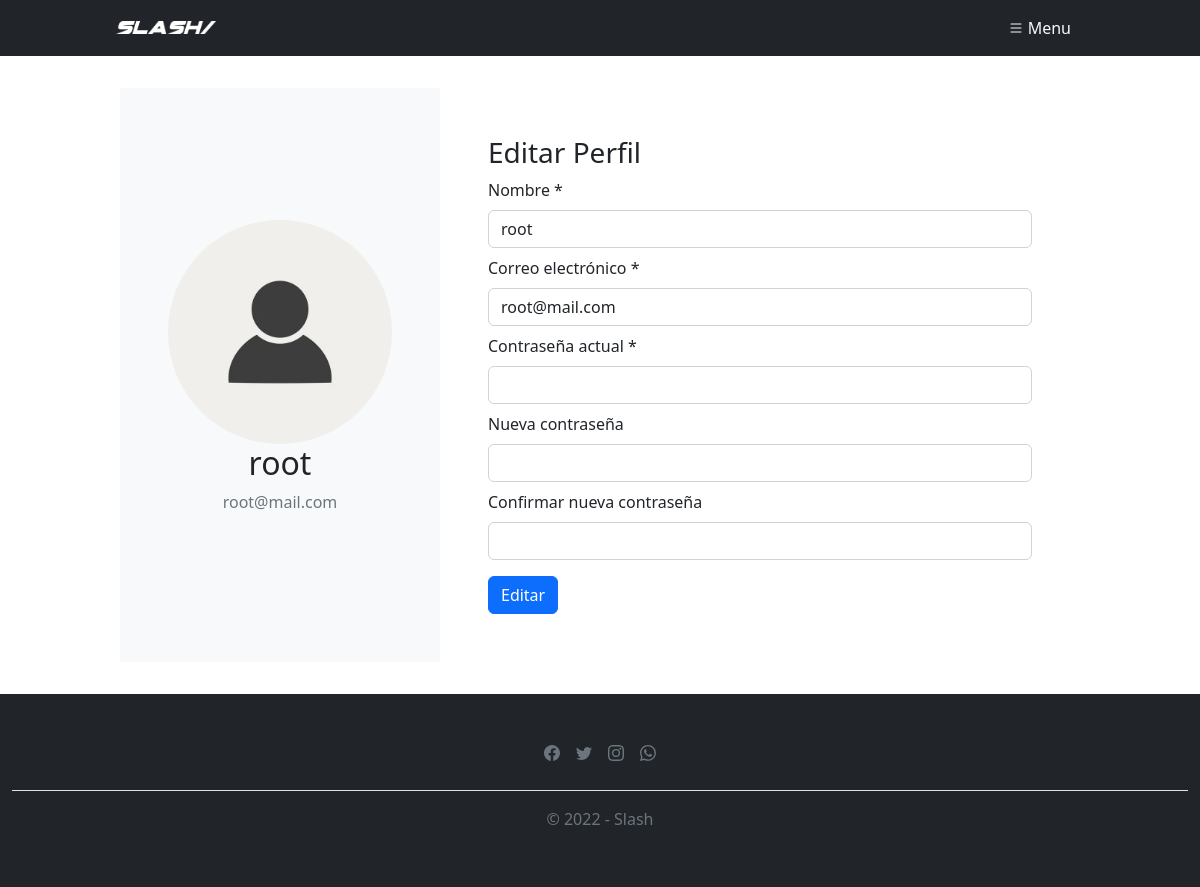
The page /Vista/Perfil/index.php (signed in) on the database its author committed.
### tables this page shows
CREATE TABLE `usuario` (
  `idusuario` bigint(20) NOT NULL,
  `usnombre` varchar(50) NOT NULL,
  `uspass` varchar(150) NOT NULL,
  `usmail` varchar(50) NOT NULL,
  `usdeshabilitado` timestamp NULL DEFAULT NULL
);

### Modelo/Conector/BaseDatos.php (called while the page is built, shortened)
<?php
class BaseDatos extends PDO {
  	private $indice;
  	private $resultado;
    public function __construct(){
        $this->indice =0;
    }
    private function setIndice ($valor){
        $this->indice = $valor;
    }
    private function getIndice (){
        return $this->indice;
    }
    private function setResultado($valor){
        $this->resultado = $valor;
    }
    private function getResultado(){
       return $this->resultado;
    }
    public function Ejecutar($sql){
        if (stristr($sql,"select")){
            $resp =  $this->EjecutarSelect($sql);
        }
        return $resp;
    }
    private function EjecutarSelect($sql){
        $cant = -1;
        $resultado=parent::query($sql);
        if(!$resultado){
            $this->analizarDebug();
        }else {
            $arregloResult = $resultado->fetchAll();
            $cant = count($arregloResult);
        }
        return $cant;
    }
    public function Registro() {
        $filaActual = false;
        $indiceActual = $this->getIndice();
        if ($indiceActual>=0) {
            $filas = $this->getResultado();
            if($indiceActual<count($filas)){
                $filaActual =  $filas[$indiceActual];
            }else {
                $this->setIndice(-1);
            }
        }
        return $filaActual;
    }
}

### Modelo/Usuario.php (called while the page is built, shortened)
<?php
class Usuario extends BaseDatos{
    private $nombre;
    private $mail;
    public function __construct()
    {
        $this->nombre = null;
        $this->mail = null;
    }
    public function getNombre(){
        return $this->nombre;
    }
    public function setNombre($nombre){
        $this->nombre = $nombre;
    }
    public function getMail(){
        return $this->mail;
    }
    public function setMail($mail){
        $this->mail = $mail;
    }
    public function listar($condicion = ""){
        $arreglo = null;
        $consulta = "SELECT * FROM usuario";
        if($condicion != ""){
            $consulta .= " WHERE " . $condicion;
        }
        if($this->Iniciar()){
            if($this->Ejecutar($consulta)){
                $arreglo = [];
                while($fila = $this->Registro()){
                    $objUsuario = new Usuario();
                    $objUsuario->cargar(
                        $fila["idusuario"],
                        $fila["usnombre"],
                        $fila["uspass"],
                        $fila["usmail"],
                        $fila["usdeshabilitado"]
                    );
                    array_push($arreglo, $objUsuario);
                }
            }else{$this->setMensajeOperacion("usuario->listar: ".$this->getError());}
        }else{$this->setMensajeOperacion("usuario->listar: ".$this->getError());}
        return $arreglo;
    }
}
?>

### Control/AbmUsuario.php (called while the page is built, shortened)
<?php
class AbmUsuario{
    public function buscar($param){
        $where = " true ";
        $claves = ["id","nombre","pass","mail","deshabilitado"];
        $db = ["idusuario", "usnombre", "uspass", "usmail", "usdeshabilitado"];
        if ($param<>null){
            for($i = 0; $i < count($claves); $i++){
                if(isset($param[$claves[$i]])){
                    $where.= " and " . $db[$i] . " = '". $param[$claves[$i]]  ."'";
                }
            }
        }
        $obj = new Usuario();
        $arreglo = $obj->listar($where);
        return $arreglo;
    }
}
?>

### Control/Session.php (called while the page is built, shortened)
<?php
class Session{
    public function getUsuario(){
        $abmUsuario = new AbmUsuario();
        $where = ["id" => $_SESSION["idusuario"]];
        $arreglo = $abmUsuario->buscar($where);
        $objResultado = $arreglo[0];
        return $objResultado;
    }
}
?>

### Vista/Perfil/index.php (the view, shortened to what this page needs)
<?php
include_once "../Estructura/headerSeguro.php";
$objC = new AbmUsuario();
$data["id"] = $session->getUsuario()->getId();
$arreglo = $objC->buscar($data);
?>
<main class="col-12 my-3 mx-auto w-100 max">
    <div class="col-12 rounded">
        <div class="row col-12 p-3 rounded mx-auto">
            <div class="col-12 col-md-4 d-flex align-items-center justify-content-center flex-column bg-light p-5">
                <img src="../img/placeholder-pfp.jpg" class="rounded-circle img-fluid d-flex align-items-center justify-content-center" alt="Foto de perfil">
                <h2><?php echo $arreglo[0]->getNombre();  ?></h2>
                <p class="text-secondary"><?php echo $arreglo[0]->getMail();  ?></p>
            </div>
            <div class="col-12 col-md-8 p-5">
                <form method="POST" id="form-abm">
                    <h3 class="mb-2">Editar Perfil</h3>
                    <div class="col-12 mb-2">
                        <label for="nombre" class="form-label">Nombre *</label>
                        <input type="text" class="form-control" name="nombre" id="nombre" value="<?php echo $arreglo[0]->getNombre();  ?>">
                    </div>
                    <div class="col-12 mb-2">
                        <label for="mail" class="form-label">Correo electrónico *</label>
                        <input type="email" class="form-control" name="mail" id="mail" value="<?php echo $arreglo[0]->getMail();  ?>">
                    </div>
                    <div class="col-12 mb-2" id="password-field">
                        <label for="passActual" class="form-label">Contraseña actual *</label>
                        <input type="password" class="form-control passwords" name="passActual" id="passActual">
                    </div>
                    <div class="col-12 mb-2" id="password-field">
                        <label for="pass" class="form-label">Nueva contraseña</label>
                        <input type="password" class="form-control passwords" name="pass" id="pass">
                    </div>
                    <div class="col-12 mb-3" id="validate-password-field">
                        <label for="validarPass" class="form-label">Confirmar nueva contraseña</label>
                        <input type="password" class="form-control passwords" name="validarPass" id="validarPass">
                    </div>
                    <button type="submit" class="btn btn-primary" id="btn-submit">Editar</button>
                </form>
            </div>
        </div>
    </div>
</main>
<?php
include_once "../Estructura/footer.php";
?>

### Vista/css/style.css (style rules this page uses)
.max { max-width: 992px; }

### rows shown on the page
usuario: usnombre "root", usmail "root@mail.com", nombre "root", mail "root@mail.com"
